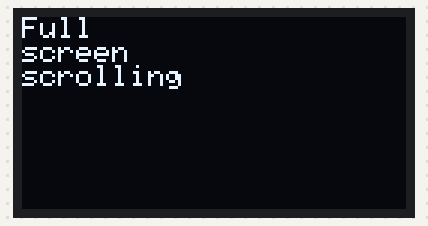
Recording of a sketch running on a simulated Arduino Uno, built with avr-gcc and run on an emulated ATmega328P. Shown: 128×64 one-colour display.

Above: at 2.1 s.
At 6.7 s:
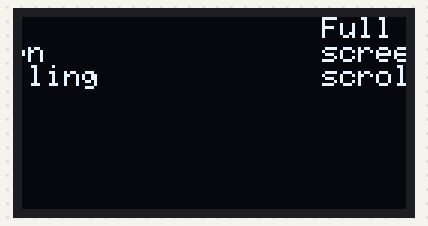
At 11.5 s:
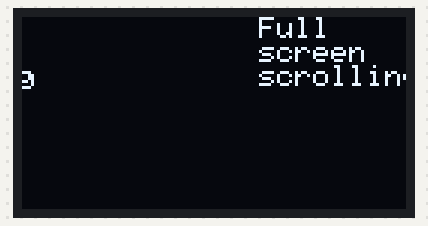
At 20.8 s:
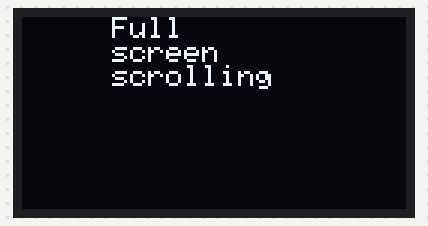
At 30.1 s:
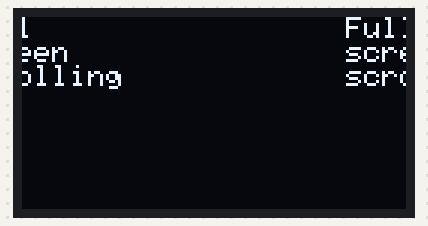
At 39.7 s:
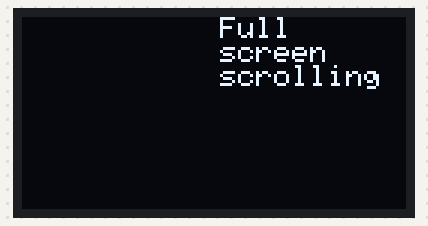

The sketch:

oled.ino
```cpp
#include <Wire.h>
#include <Adafruit_GFX.h>
#include <Adafruit_SSD1306.h>

#define SCREEN_WIDTH 128 // OLED display width,  in pixels
#define SCREEN_HEIGHT 64 // OLED display height, in pixels

// declare an SSD1306 display object connected to I2C
Adafruit_SSD1306 oled(SCREEN_WIDTH, SCREEN_HEIGHT, &Wire,4);

void setup() {
  Serial.begin(9600);

  if (!oled.begin(SSD1306_SWITCHCAPVCC, 0x3C)) {
    Serial.println(F("SSD1306 allocation failed"));
    while (true);
  }

  delay(2000);         // wait for initializing
  oled.clearDisplay(); // clear display

  oled.clearDisplay();
 oled.setTextColor(WHITE);
oled.setCursor(0,0);
oled.setTextSize(1);
oled.println("Full");
oled.println("screen");
oled.println("scrolling");
oled.display();
oled.startscrollright(0x01, 0x05);
//delay(2000);               // show on OLED
}

void loop() {
}
```
